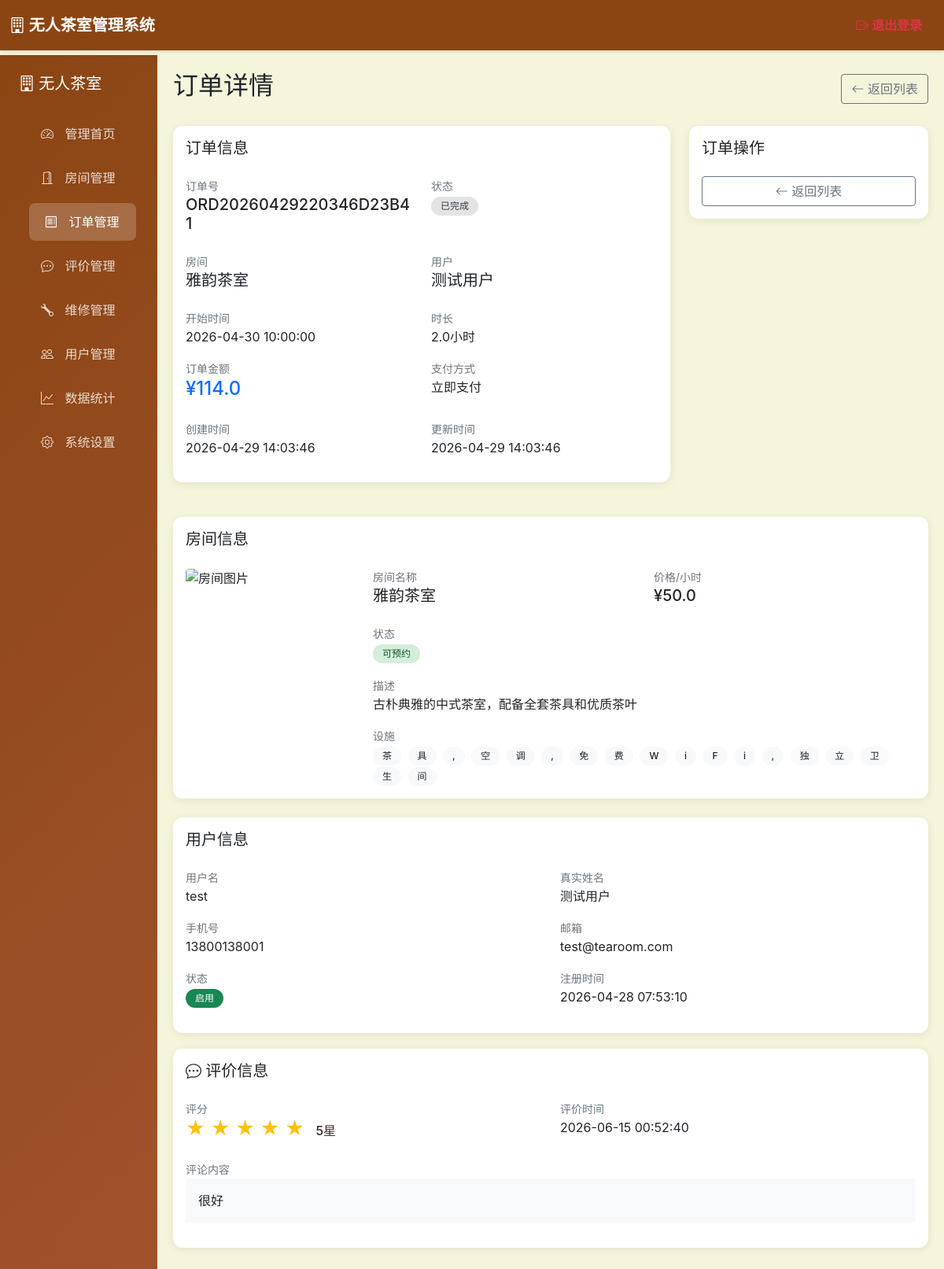
Page /admin/orders/2 (signed in) on the committed database.
### models.py (models this page shows, shortened)
class Order(db.Model):
    __tablename__ = 'orders'
    id = db.Column(db.Integer, primary_key=True)
    order_no = db.Column(db.String(50), unique=True, nullable=False, index=True)
    booking_id = db.Column(db.Integer, db.ForeignKey('bookings.id'))  # 关联预约
    user_id = db.Column(db.Integer, db.ForeignKey('users.id'), nullable=False)
    room_id = db.Column(db.Integer, db.ForeignKey('rooms.id'), nullable=False)
    start_time = db.Column(db.DateTime, nullable=False)
    end_time = db.Column(db.DateTime, nullable=False)
    duration_hours = db.Column(db.Float, nullable=False)
    total_amount = db.Column(db.Float, nullable=False)
    status = db.Column(db.String(20), default='pending')
    payment_status = db.Column(db.String(20), default='unpaid')
    qr_code = db.Column(db.String(255))
    check_in_time = db.Column(db.DateTime)
    check_out_time = db.Column(db.DateTime)
    door_code = db.Column(db.String(6))  # 开门验证码（6位数字）
    payment_type = db.Column(db.String(20), default='immediate')  # 支付方式：immediate立即支付，postpay后付
    tea_type = db.Column(db.String(50), default='默认免费茶')  # 茶叶品类
    tea_price = db.Column(db.Float, default=0.0)  # 茶叶加价
    tea_weight = db.Column(db.Float, default=0.0)  # 茶叶重量（克）
    tea_unit_price = db.Column(db.Float, default=0.0)  # 茶叶单价（元/克）
    package_type = db.Column(db.String(50), default='按小时计费')  # 套餐类型
    created_at = db.Column(db.DateTime, default=datetime.utcnow)
    updated_at = db.Column(db.DateTime, default=datetime.utcnow, onupdate=datetime.utcnow)

class Room(db.Model):
    __tablename__ = 'rooms'
    id = db.Column(db.Integer, primary_key=True)
    name = db.Column(db.String(100), nullable=False)
    description = db.Column(db.Text)
    capacity = db.Column(db.Integer, default=4)
    price_per_hour = db.Column(db.Float, nullable=False)
    image_url = db.Column(db.String(255))
    facilities = db.Column(db.Text)
    status = db.Column(db.String(20), default='available')
    floor = db.Column(db.Integer, default=1)
    created_at = db.Column(db.DateTime, default=datetime.utcnow)
    orders = db.relationship('Order', backref='room', lazy=True, cascade='all, delete-orphan')
    bookings = db.relationship('Booking', backref='room', lazy=True, cascade='all, delete-orphan')

class User(db.Model):
    __tablename__ = 'users'
    id = db.Column(db.Integer, primary_key=True)
    username = db.Column(db.String(80), unique=True, nullable=False, index=True)
    password_hash = db.Column(db.String(255), nullable=False)
    phone = db.Column(db.String(20), unique=True, nullable=False, index=True)
    real_name = db.Column(db.String(50), nullable=False)
    email = db.Column(db.String(120), unique=True)
    is_admin = db.Column(db.Boolean, default=False)
    is_active = db.Column(db.Boolean, default=True)
    balance = db.Column(db.Float, default=0.0)
    is_member = db.Column(db.Boolean, default=False)
    member_level = db.Column(db.Integer, default=1)
    member_expires_at = db.Column(db.DateTime)
    total_consumption = db.Column(db.Float, default=0.0)
    created_at = db.Column(db.DateTime, default=datetime.utcnow)
    updated_at = db.Column(db.DateTime, default=datetime.utcnow, onupdate=datetime.utcnow)
    orders = db.relationship('Order', backref='user', lazy=True, cascade='all, delete-orphan')
    bookings = db.relationship('Booking', backref='user', lazy=True, cascade='all, delete-orphan')

class Review(db.Model):
    __tablename__ = 'reviews'
    id = db.Column(db.Integer, primary_key=True)
    user_id = db.Column(db.Integer, db.ForeignKey('users.id'), nullable=False)
    room_id = db.Column(db.Integer, db.ForeignKey('rooms.id'), nullable=False)
    order_id = db.Column(db.Integer, db.ForeignKey('orders.id'), nullable=False)
    rating = db.Column(db.Integer, nullable=False)  # 1-5星
    comment = db.Column(db.Text)  # 文字评价
    created_at = db.Column(db.DateTime, default=datetime.utcnow)
    user = db.relationship('User', backref='reviews', lazy=True)
    room = db.relationship('Room', backref='reviews', lazy=True)
    order = db.relationship('Order', backref='review', lazy=True, uselist=False)

### routes/admin.py (the view)
@admin_bp.route('/admin/orders/<int:order_id>')
@admin_required
def order_detail(order_id):
    order = Order.query.get_or_404(order_id)
    review = None
    if hasattr(order, 'review') and order.review:
        reviews_list = order.review
        if isinstance(reviews_list, list) and len(reviews_list) > 0:
            review = reviews_list[0]
        else:
            review = reviews_list
    else:
        from models import Review
        review = Review.query.filter_by(order_id=order.id).first()
    return render_template('admin/order_detail.html', order=order, review=review)

### routes/admin.py (called while the page is built)
def admin_required(f):
    @wraps(f)
    def decorated_function(*args, **kwargs):
        if 'admin_id' not in session:
            flash('请先登录管理员账号', 'error')
            return redirect(url_for('admin.login'))
        return f(*args, **kwargs)
    return decorated_function

### templates/admin/order_detail.html (shortened to what this page needs)
{% extends "admin/base.html" %}
{% block content %}
<div class="d-flex justify-content-between align-items-center mb-4">
    <h2>订单详情</h2>
    <a href="{{ url_for('admin.orders') }}" class="btn btn-outline-secondary">
        <i class="bi bi-arrow-left"></i>
        返回列表
    </a>
</div>
<div class="row mb-4">
    <div class="col-md-8">
        <div class="card">
            <div class="card-body">
                <h5 class="card-title mb-4">订单信息</h5>
                <div class="row">
                    <div class="col-md-6 mb-3">
                        <label class="text-muted small">订单号</label>
                        <div class="h5">{{ order.order_no }}</div>
                    </div>
                    <div class="col-md-6 mb-3">
                        <label class="text-muted small">状态</label>
                        <div>
                            <span class="badge badge-{{ order.status }}">
                                {% if order.status == 'pending' %}待确认
                                {% elif order.status == 'confirmed' %}已确认
                                {% elif order.status == 'in_use' %}使用中
                                {% elif order.status == 'completed' %}已完成
                                {% elif order.status == 'cancelled' %}已取消
                                {% endif %}
                            </span>
                        </div>
                    </div>
                    <div class="col-md-6 mb-3">
                        <label class="text-muted small">房间</label>
                        <div class="h5">{{ order.room.name if order.room else '-' }}</div>
                    </div>
                    <div class="col-md-6 mb-3">
                        <label class="text-muted small">用户</label>
                        <div class="h5">{{ order.user.real_name if order.user else '-' }}</div>
                    </div>
                    <div class="col-md-6 mb-3">
                        <label class="text-muted small">开始时间</label>
                        <div>{{ order.start_time.strftime('%Y-%m-%d %H:%M:%S') if order.start_time else '-' }}</div>
                    </div>
                    <div class="col-md-6 mb-3">
                        <label class="text-muted small">时长</label>
                        <div>{{ order.duration_hours }}小时</div>
                    </div>
                    <div class="col-md-6 mb-3">
                        <label class="text-muted small">订单金额</label>
                        <div class="h4 text-primary">¥{{ order.total_amount|round(2) }}</div>
                    </div>
                    <div class="col-md-6 mb-3">
                        <label class="text-muted small">支付方式</label>
                        <div>
                            {% if order.payment_type == 'immediate' %}立即支付
                            {% elif order.payment_type == 'postpay' %}后付
                            {% else %}{{ order.payment_type }}
                            {% endif %}
                        </div>
                    </div>
                    <div class="col-md-6 mb-3">
                        <label class="text-muted small">创建时间</label>
                        <div>{{ order.created_at.strftime('%Y-%m-%d %H:%M:%S') if order.created_at else '-' }}</div>
                    </div>
                    <div class="col-md-6 mb-3">
                        <label class="text-muted small">更新时间</label>
                        <div>{{ order.updated_at.strftime('%Y-%m-%d %H:%M:%S') if order.updated_at else '-' }}</div>
                    </div>
                </div>
            </div>
        </div>
    </div>
    <div class="col-md-4">
        <div class="card">
            <div class="card-body">
                <h5 class="card-title mb-4">订单操作</h5>
                <div class="d-grid gap-2">
                    <a href="{{ url_for('admin.orders') }}" class="btn btn-outline-secondary w-100">
                        <i class="bi bi-arrow-left"></i>
                        返回列表
                    </a>
                </div>
            </div>
        </div>
    </div>
</div>
{% if order.room %}
<div class="card mb-4">
    <div class="card-body">
        <h5 class="card-title mb-4">房间信息</h5>
        <div class="row">
            <div class="col-md-3">
                {% if order.room.image_url %}
                <img src="{{ order.room.image_url }}" alt="房间图片"
                     class="img-fluid rounded" style="max-height: 150px;">
                {% else %}
                <div style="width: 100%; height: 150px; background: #e9ecef; border-radius: 8px; display: flex; align-items: center; justify-content: center;">
                    <i class="bi bi-image text-muted" style="font-size: 48px;"></i>
                </div>
                {% endif %}
            </div>
            <div class="col-md-9">
                <div class="row">
                    <div class="col-md-6 mb-3">
                        <label class="text-muted small">房间名称</label>
                        <div class="h5">{{ order.room.name }}</div>
                    </div>
                    <div class="col-md-6 mb-3">
                        <label class="text-muted small">价格/小时</label>
                        <div class="h5">¥{{ order.room.price_per_hour }}</div>
                    </div>
                    <div class="col-md-6 mb-3">
                        <label class="text-muted small">状态</label>
                        <div>
                            <span class="badge badge-{{ order.room.status }}">
                                {% if order.room.status == 'available' %}可预约
                                {% elif order.room.status == 'occupied' %}已占用
                                {% endif %}
                            </span>
                        </div>
                    </div>
                    <div class="col-md-12 mb-3">
                        <label class="text-muted small">描述</label>
                        <div>{{ order.room.description or '-' }}</div>
                    </div>
                    <div class="col-md-12">
                        <label class="text-muted small">设施</label>
                        <div>
                            {% if order.room.facilities %}
                            {% for facility in order.room.facilities %}
                            <span class="badge bg-light text-dark me-1">{{ facility }}</span>
                            {% endfor %}
                            {% else %}
                            <span class="text-muted">-</span>
                            {% endif %}
                        </div>
                    </div>
                </div>
            </div>
        </div>
    </div>
</div>
{% endif %}
{% if order.user %}
<div class="card">
    <div class="card-body">
        <h5 class="card-title mb-4">用户信息</h5>
        <div class="row">
            <div class="col-md-6 mb-3">
                <label class="text-muted small">用户名</label>
                <div>{{ order.user.username }}</div>
            </div>
            <div class="col-md-6 mb-3">
                <label class="text-muted small">真实姓名</label>
                <div>{{ order.user.real_name }}</div>
            </div>
            <div class="col-md-6 mb-3">
                <label class="text-muted small">手机号</label>
                <div>{{ order.user.phone }}</div>
            </div>
            <div class="col-md-6 mb-3">
                <label class="text-muted small">邮箱</label>
                <div>{{ order.user.email or '-' }}</div>
            </div>
            <div class="col-md-6 mb-3">
                <label class="text-muted small">状态</label>
                <div>
                    <span class="badge bg-{{ 'success' if order.user.is_active else 'danger' }}">
                        {{ '启用' if order.user.is_active else '禁用' }}
                    </span>
                </div>
            </div>
            <div class="col-md-6 mb-3">
                <label class="text-muted small">注册时间</label>
                <div>{{ order.user.created_at.strftime('%Y-%m-%d %H:%M:%S') if order.user.created_at else '-' }}</div>
            </div>
        </div>
    </div>
</div>
{% endif %}
<div class="card mb-4">
    <div class="card-body">
        <h5 class="card-title mb-4"><i class="bi bi-chat-dots"></i> 评价信息</h5>
        {% if review %}
        <div class="row">
            <div class="col-md-6 mb-3">
                <label class="text-muted small">评分</label>
                <div class="h4" style="color: #ffc107;">
                    {% for i in range(5) %}
                    {% if i < review.rating %}★{% else %}☆{% endif %}
                    {% endfor %}
                    <span class="ms-2" style="color: var(--dark-color); font-size: 16px;">{{ review.rating }}星</span>
                </div>
            </div>
            <div class="col-md-6 mb-3">
                <label class="text-muted small">评价时间</label>
                <div>{{ review.created_at.strftime('%Y-%m-%d %H:%M:%S') if review.created_at else '-' }}</div>
            </div>
            <div class="col-12 mb-3">
                <label class="text-muted small">评论内容</label>
                <div class="p-3 bg-light rounded">
                    {{ review.comment or '用户未填写文字评论' }}
                </div>
            </div>
        </div>
        {% else %}
        <div class="text-center py-4 text-muted">
            <i class="bi bi-chat-dots fs-1"></i>
            <p class="mt-2">该订单暂无评价</p>
        </div>
        {% endif %}
    </div>
</div>
{% endblock %}

### templates/admin/base.html (style rules this page uses)
:root { --primary-color: #8B4513; --secondary-color: #D2B48C; --accent-color: #A0522D; --light-color: #F5F5DC; --dark-color: #3E2723; --success-color: #2E7D32; --danger-color: #C62828; --warning-color: #FFA000; --info-color: #0288D1; }
body { font-family: -apple-system, BlinkMacSystemFont, 'Segoe UI', Roboto, 'Helvetica Neue', Arial, sans-serif; background-color: var(--light-color); padding-top: 70px; transition: all 0.3s ease; }
.card { border: none; border-radius: 12px; box-shadow: 0 2px 12px rgba(0, 0, 0, 0.08); margin-bottom: 20px; transition: transform 0.3s ease, box-shadow 0.3s ease; }
.badge { padding: 6px 12px; border-radius: 20px; font-size: 12px; font-weight: 500; }
.badge-available { background: #d4edda; color: #155724; }
.badge-completed { background: #e2e3e5; color: #383d41; }
.gap-2 { gap: 0.5rem; }

### rows in the picture
Order: order_no "ORD20260429220346D23B41", start_time "2026-04-30 10:00:00", duration_hours "2.0", total_amount "114.0", created_at "2026-04-29 14:03:46", updated_at "2026-04-29 14:03:46"
Room: room "雅韵茶室", room.name "雅韵茶室", room.price_per_hour "50.0", room "古朴典雅的中式茶室，配备全套茶具和优质茶叶"
User: user "测试用户", user.username "test", user.real_name "测试用户", user.phone "13800138001", user "test@tearoom.com", is_active "启用", user.created_at "2026-04-28 07:53:10"
Review: rating "5", created_at "2026-06-15 00:52:40", comment "很好"

### other values in the picture
{{ facility }} "茶" "具" "," "空" "调" "," "免" "费" "W" "i" "F" "i" "," "独" "立" "卫" "生" "间"
